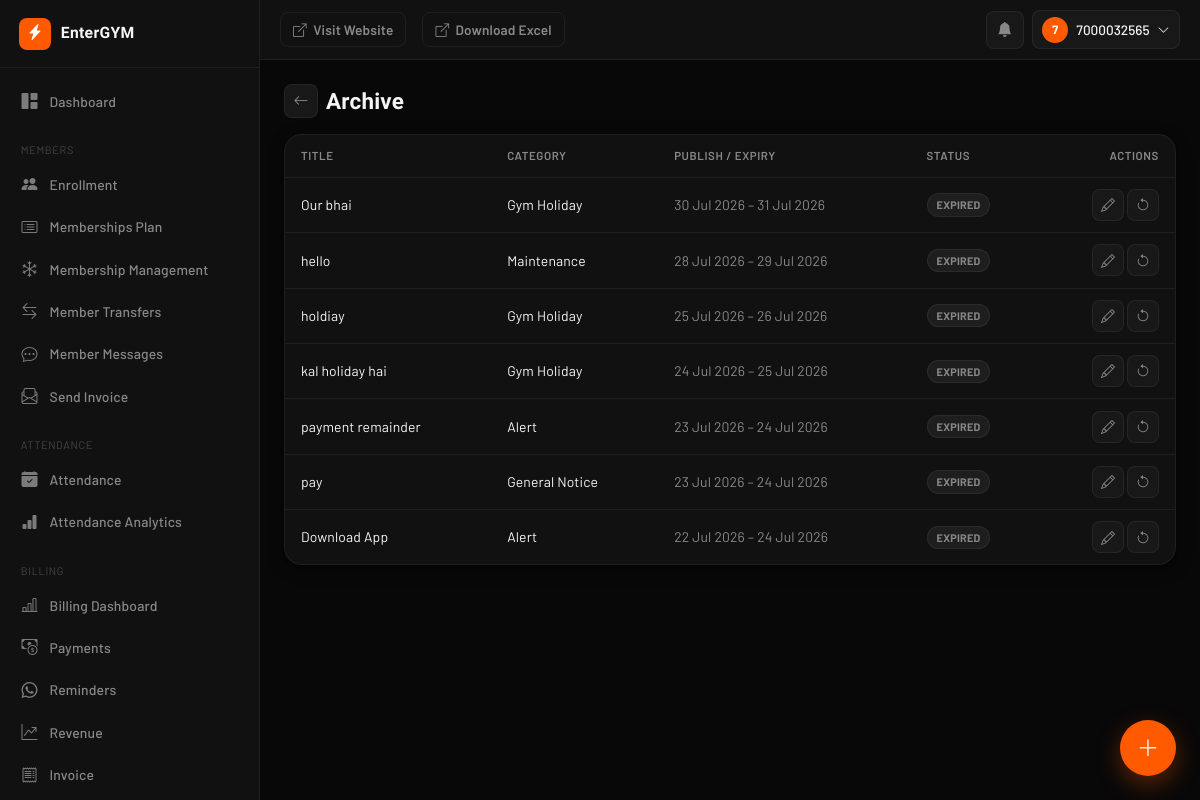
Screenshot of /owner/announcements/archive/ (signed in) with the database file from the repository.
### announcements/models.py (models this page shows, shortened)
class Announcement(models.Model):
    class Category(models.TextChoices):
        OFFER            = 'offer',            'Offer'
        INSTRUCTION      = 'instruction',       'Instruction'
        ALERT            = 'alert',             'Alert'
        HOLIDAY          = 'holiday',           'Gym Holiday'
        NEW_PLAN         = 'new_plan',          'New Plan'
        EVENT            = 'event',             'Event'
        MAINTENANCE      = 'maintenance',       'Maintenance'
        PAYMENT_REMINDER = 'payment_reminder',  'Payment Reminder'
        TRAINER_UPDATE   = 'trainer_update',    'Trainer Update'
        GENERAL          = 'general',           'General Notice'
    class Priority(models.TextChoices):
        HIGH   = 'high',   'High'
        MEDIUM = 'medium', 'Medium'
        LOW    = 'low',    'Low'
    class Audience(models.TextChoices):
        ALL              = 'all',              'All Members'
        ACTIVE           = 'active',           'Only Active Members'
        EXPIRED          = 'expired',          'Expired Members'
        EXPIRING_SOON    = 'expiring_soon',    'Members Expiring in 3 Days'
        PLAN             = 'plan',             'Members of Specific Plan'
        TRAINER          = 'trainer',          'Members of Specific Trainer'
        SPECIFIC         = 'specific',         'Specific Members'
    gym = models.ForeignKey(Gym, on_delete=models.CASCADE, db_index=True, related_name='announcements')
    objects = GymManager()
    title       = models.CharField(max_length=150)
    description = models.TextField(help_text="Rich text (HTML from the editor). Sanitized on save.")
    announcement_type = models.CharField(max_length=20, choices=Category.choices, default=Category.GENERAL)
    priority    = models.CharField(max_length=10, choices=Priority.choices, default=Priority.MEDIUM, db_index=True)
    image      = CloudinaryField('announcement_image', null=True, blank=True)
    attachment = CloudinaryField(
        'announcement_attachment', null=True, blank=True, resource_type='raw',
    )
    external_link = models.URLField(blank=True)
    publish_at = models.DateTimeField(default=timezone.now, db_index=True)
    expires_at = models.DateTimeField(null=True, blank=True, db_index=True)
    is_active  = models.BooleanField(default=True, db_index=True)
    show_popup    = models.BooleanField(default=False)
    show_banner   = models.BooleanField(default=False)
    show_web      = models.BooleanField(default=True)
    show_mobile   = models.BooleanField(default=True)
    send_push     = models.BooleanField(default=False)
    require_read  = models.BooleanField(
        default=False,
        help_text="If set, High-priority popups stay until the member explicitly presses Mark as Read "
                   "(Dismiss alone does not satisfy this).",
    )
    pin_home = models.BooleanField(default=False)
    target_audience = models.CharField(max_length=20, choices=Audience.choices, default=Audience.ALL)
    target_plan     = models.ForeignKey(MembershipPlan, on_delete=models.SET_NULL, null=True, blank=True, related_name='+')
    target_trainer  = models.ForeignKey(AuthFitTrainer, on_delete=models.SET_NULL, null=True, blank=True, related_name='+')
    target_members  = models.ManyToManyField(User, blank=True, related_name='targeted_announcements')
    push_sent_at    = models.DateTimeField(null=True, blank=True)
    push_sent_count = models.PositiveIntegerField(default=0)
    view_count      = models.PositiveIntegerField(
        default=0,
        help_text="Incremented once per member the first time it enters their home/center feed. "
                   "Best-effort counter, not a unique-visitor guarantee.",
    )
    created_by = models.ForeignKey(User, on_delete=models.SET_NULL, null=True, blank=True, related_name='+')
    created_at = models.DateTimeField(auto_now_add=True)
    updated_at = models.DateTimeField(auto_now=True)
    class Meta:
        ordering = ['-pin_home', '-publish_at']
        indexes = [
            models.Index(fields=['gym', 'is_active', 'publish_at']),
            models.Index(fields=['gym', 'announcement_type']),
            models.Index(fields=['gym', 'priority']),
        ]
        verbose_name = 'Announcement'
        verbose_name_plural = 'Announcements'
    @property
    def is_expired(self) -> bool:
        return bool(self.expires_at and timezone.now() > self.expires_at)

### announcements/views.py (the view)
# urls.py: path('owner/announcements/archive/', views.announcement_archive, name='announcement_archive'),
@announcement_admin_required
def announcement_archive(request):
    gym = _current_gym(request)
    qs = Announcement.objects.filter(
        Q(is_active=False) | Q(expires_at__lt=timezone.now())
    ).order_by('-updated_at')
    if gym:
        qs = qs.filter(gym=gym)
    elif not request.user.is_superuser:
        qs = qs.none()
    paginator = Paginator(qs, 20)
    page_obj = paginator.get_page(request.GET.get('page'))
    return render(request, 'announcements/owner/archive.html', {'page_obj': page_obj})

### AuthFit/colorutils.py (called while the page is built)
def _clean_hex(hex_color):
    hex_color = (hex_color or '#ff5a00').lstrip('#')
    if not re.fullmatch(r'[0-9a-fA-F]{6}', hex_color):
        hex_color = 'ff5a00'
    return hex_color

def hex_to_rgba(hex_color, alpha):
    h = _clean_hex(hex_color)
    r, g, b = int(h[0:2], 16), int(h[2:4], 16), int(h[4:6], 16)
    return f'rgba({r},{g},{b},{alpha})'

def lighten(hex_color, amount=0.15):
    h = _clean_hex(hex_color)
    r, g, b = int(h[0:2], 16), int(h[2:4], 16), int(h[4:6], 16)
    r = min(255, int(r + (255 - r) * amount))
    g = min(255, int(g + (255 - g) * amount))
    b = min(255, int(b + (255 - b) * amount))
    return f'#{r:02x}{g:02x}{b:02x}'

### AuthFit/context_processors.py (called while the page is built, shortened)
def saas_config(request):
    return {
        'BASE_DOMAIN': os.environ.get('BASE_DOMAIN', 'entergym.in'),
    }

def _user_hash(uid: int) -> str:
    return hmac.new(
        settings.SECRET_KEY.encode("utf-8"),
        str(uid).encode("utf-8"),
        hashlib.sha256,
    ).hexdigest()[:16]

def _build_response(is_enrolled, already_marked, user_hash, request=None):
    config = {
        "isAuthenticated": request.user.is_authenticated if request else False,
        "isEnrolled":      bool(is_enrolled),
        "alreadyMarked":   bool(already_marked),
        "userHash":        user_hash,
    }
    return {
        "GYM_CONFIG_JSON": json.dumps(config),
        "is_enrolled":     bool(is_enrolled),
        "already_marked":  bool(already_marked),
    }

def gym_context(request):
    gym = getattr(request, 'gym', None)
    if gym is None:
        return {'gym': None, 'favicon_url': None, 'logo_url': None}

def gym_branding(request):
    b = get_gym_branding(getattr(request, 'gym', None))
    return {
        "logo_url": b["logo_url"],
        "favicon_url": b["favicon_url"],
        "apple_touch_icon_url": b["apple_touch_icon_url"],
        "splash_logo_url": b["splash_logo_url"],
        "theme_color": b["theme_color"],
        "app_name": b["app_name"],
        "app_short_name": b["app_short_name"],
    }

def gym_theme(request):
    gym = getattr(request, 'gym', None)
    theme = getattr(gym, 'theme', None) or 'default'
    return {'gym_theme': theme}

### Gym/context_processors.py (called while the page is built, shortened)
def gym_branding(request):
    gym = getattr(request, 'gym', None)
    if not gym:
        return {"gym_logo_url": None}

def notification_bell(request):
    gym = getattr(request, 'gym', None)
    role = getattr(request, 'staff_role', None)
    if gym is None or role not in ('gym_owner', 'receptionist'):
        return {"notifications": [], "notification_count": 0}

### announcements/templates/announcements/owner/archive.html (shortened to what this page needs)
{% extends "dashboard/base.html" %}
{% block content %}
<div class="d-flex align-items-center gap-2 mb-3">
  <a href="{% url 'announcement_list' %}" class="db-back-btn"><i class="bi bi-arrow-left"></i></a>
  <h1 class="db-page-title" style="font-size:1.4rem;">Archive</h1>
</div>
<div class="db-card p-0">
  <div class="table-responsive">
    <table class="table db-table align-middle mb-0">
      <thead>
        <tr>
          <th>Title</th>
          <th>Category</th>
          <th>Publish / Expiry</th>
          <th>Status</th>
          <th class="text-end">Actions</th>
        </tr>
      </thead>
      <tbody>
        {% for a in page_obj %}
        <tr>
          <td>{{ a.title }}</td>
          <td>{{ a.get_announcement_type_display }}</td>
          <td class="small" style="color:var(--text-mid);">
            {{ a.publish_at|date:"d M Y" }}{% if a.expires_at %} – {{ a.expires_at|date:"d M Y" }}{% endif %}
          </td>
          <td>
            {% if a.is_expired %}<span class="db-badge-pill db-badge-neutral">Expired</span>
            {% else %}<span class="db-badge-pill db-badge-neutral">Inactive</span>{% endif %}
          </td>
          <td class="text-end">
            <a href="{% url 'announcement_edit' a.pk %}" class="btn btn-sm db-btn-icon" title="Edit"><i class="bi bi-pencil"></i></a>
            <form method="post" action="{% url 'announcement_toggle_active' a.pk %}" class="d-inline">
              <button class="btn btn-sm db-btn-icon db-btn-icon-success" title="Reactivate"><i class="bi bi-arrow-counterclockwise"></i></button>
            </form>
          </td>
        </tr>
        {% empty %}
        <tr><td colspan="5" class="text-center py-5" style="color:var(--text-mid);">Nothing archived.</td></tr>
        {% endfor %}
      </tbody>
    </table>
  </div>
</div>
{% endblock %}

### templates/dashboard/includes/_navbar.html (shortened to what this page needs)
<header class="db-navbar">
  <a href="{% url 'home' %}" class="db-visit-site-btn">
    <i class="bi bi-box-arrow-up-right"></i>
    <span class="d-none d-md-inline">Visit Website</span>
  </a>
  <a href="{% url 'export_enrollments' gym.id %}" class="db-visit-site-btn">
    <i class="bi bi-box-arrow-up-right"></i>
    <span class="d-none d-md-inline">Download Excel</span>
  </a>
  <div class="db-navbar-right">
    <div class="dropdown db-notif-bell">
      <button type="button" class="db-icon-btn" id="dbNotifBtn" data-bs-toggle="dropdown" aria-expanded="false" aria-label="Notifications">
        <i class="bi bi-bell-fill"></i>
      </button>
    </div>
    <div class="dropdown">
      <button type="button" class="db-user-btn" data-bs-toggle="dropdown" aria-expanded="false">
        <span class="db-avatar">{{ request.user.username|slice:":1"|upper }}</span>
        <span class="db-user-name d-none d-md-inline">{{ request.user.get_full_name|default:request.user.username }}</span>
        <i class="bi bi-chevron-down small"></i>
      </button>
    </div>
  </div>
</header>

### static/dashboard/css/dashboard.css (style rules this page uses)
:root { --bg:#080808;--surface:#111;--surface-2:#181818;--surface-3:#1e1e1e; --border:rgba(255,255,255,.06);--border-2:rgba(255,255,255,.11); --orange:#ff5a00;--orange-dim:rgba(255,90,0,.10);--orange-bdr:rgba(255,90,0,.28); --green:#5de87c;--green-dim:rgba(93,232,124,.10);--green-bdr:rgba(93,232,124,.28); --red:#ef5350;--red-dim:rgba(239,83,80,.10);--red-bdr:rgba(239,83,80,.28); --yellow:#f4c542;--yellow-dim:rgba(244,197,66,.10);--yellow-bdr:rgba(244,197,66,.28); --text-hi:#f5f5f5;--text-mid:#888;--text-lo:#444; --font-d:"Barlow Condensed",sans-serif;--font-b:"Barlow",sans-serif; --ease:cubic-bezier(.4,0,.2,1);--t:.22s; --radius-lg:18px;--radius-md:12px;--radius-sm:8px;--radius-pill:40px; --nav-h:60px; --primary:var(--orange);--primary-hover:#ff9500; --sidebar-bg:var(--surface);--db-bg:var(--bg);--db-sidebar:var(--surface); --db-sidebar-hover:var(--surface-3);--db-primary:var(--orange); --db-success:var(--green);--db-danger:var(--red);--db-warning:var(--yellow);--db-info:var(--orange); --db-card-radius:var(--radius-lg); --db-shadow:0 1px 2px rgba(0,0,0,.4),0 4px 16px rgba(0,0,0,.45); --db-sidebar-w:260px;--db-navbar-h:var(--nav-h) }
* { box-sizing:border-box }
body { margin:0;background:var(--bg);font-family:var(--font-b),-apple-system,BlinkMacSystemFont,sans-serif;color:var(--text-hi) }
.db-navbar { height:var(--db-navbar-h);background:var(--surface);border-bottom:1px solid var(--border);display:flex;align-items:center;gap:1rem;padding:0 1.25rem;position:sticky;top:0;z-index:1020 }
.db-navbar-right { display:flex;align-items:center;gap:.5rem;margin-left:auto }
.db-icon-btn { position:relative;width:38px;height:38px;border-radius:var(--radius-sm);border:1px solid var(--border);background:var(--surface-2);color:var(--text-mid);display:flex;align-items:center;justify-content:center;transition:border-color var(--t) var(--ease),color var(--t) var(--ease) }
.db-user-btn { display:flex;align-items:center;gap:.5rem;border:1px solid var(--border);background:var(--surface-2);border-radius:var(--radius-sm);padding:.35rem .6rem;font-size:.85rem;font-weight:500;color:var(--text-hi) }
.db-avatar { width:26px;height:26px;border-radius:50%;background:var(--orange);color:#fff;display:flex;align-items:center;justify-content:center;font-size:.75rem;font-weight:700 }
.db-visit-site-btn { display:flex;align-items:center;gap:.4rem;color:var(--text-mid);text-decoration:none;font-size:.85rem;font-weight:600;padding:.4rem .75rem;border-radius:var(--radius-sm);border:1px solid var(--border) }
.db-page-title { font-family:var(--font-d);font-size:1.8rem;font-weight:600;letter-spacing:.01em;margin:0;color:var(--text-hi) }
.db-card { background:var(--surface);border:1px solid var(--border);border-radius:var(--db-card-radius);box-shadow:var(--db-shadow);padding:1.1rem 1.2rem;height:100% }
.db-notif-bell { position:relative }

### static/dashboard/css/live-attendance.css (style rules this page uses)
:root { --lac-bg: var(--surface); --lac-border: var(--border-2); --lac-text: var(--text-hi); --lac-muted: var(--text-lo); }

### rows the page displays
Announcement: title "Our bhai", announcement_type "Gym Holiday", publish_at "30 Jul 2026", expires_at "31 Jul 2026", shows "EXPIRED"
Announcement: title "hello", announcement_type "Maintenance", publish_at "28 Jul 2026", expires_at "29 Jul 2026", shows "EXPIRED"
Announcement: title "holdiay", announcement_type "Gym Holiday", publish_at "25 Jul 2026", expires_at "26 Jul 2026", shows "EXPIRED"
Announcement: title "kal holiday hai", announcement_type "Gym Holiday", publish_at "24 Jul 2026", expires_at "25 Jul 2026", shows "EXPIRED"
Announcement: title "payment remainder", announcement_type "Alert", publish_at "23 Jul 2026", expires_at "24 Jul 2026", shows "EXPIRED"
Announcement: title "pay", announcement_type "General Notice", publish_at "23 Jul 2026", expires_at "24 Jul 2026", shows "EXPIRED"
Announcement: title "Download App", announcement_type "Alert", publish_at "22 Jul 2026", expires_at "24 Jul 2026", shows "EXPIRED"

### other values shown
{{ gym.gym_name|default:"EnterGYM" }} "EnterGYM"
{{ request.user.username|slice:":1"|upper }} "7"
{{ request.user.get_full_name|default:request.user.username }} "7000032565"
